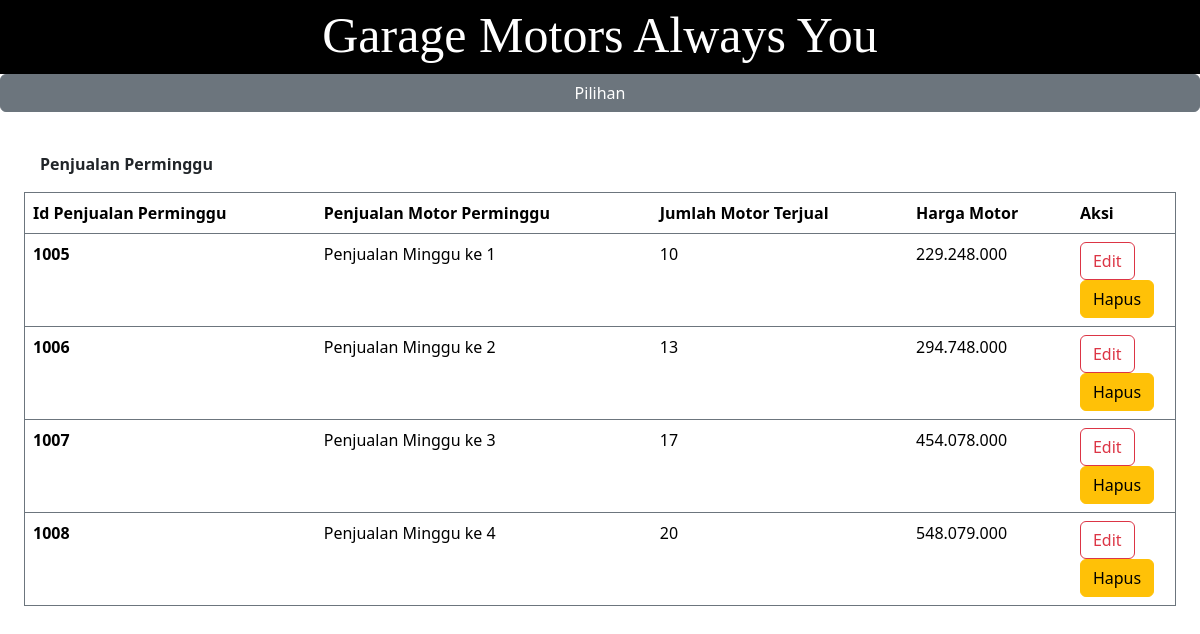
The app's page /index.php?page=penjualan_perminggu with its own data.
### tables this page shows
CREATE TABLE penjualan_perminggu (
  id_penjualan_perminggu INT 	    (10) NOT NULL AUTO_INCREMENT,
  penjualan_motor_perminggu VARCHAR (50) NOT NULL,
  jumlah_motor_terjual VARCHAR      (50) NOT NULL,
  harga_motor VARCHAR               (50) NOT NULL,
  PRIMARY KEY                       (id_penjualan_perminggu)
);

### penjualan_perminggu.php (the view)
<div class ="justify-content">
<div class ="col-3"><b> Penjualan Perminggu </b></div>
</div>
</div>
<table class     ="table border border-secondary">
	<thead class="thead">
		<tr>
               <th scope ="col"> Id Penjualan Perminggu </th>
			<th scope ="col"> Penjualan Motor Perminggu </th>
			<th scope ="col"> Jumlah Motor Terjual </th>
               <th scope ="col"> Harga Motor </th>
			<th scope ="col" width="9%"> Aksi </th>
		</tr>
	</thead>
	<body>
		<?php
		$que   	 = "SELECT * FROM penjualan_perminggu";
		$select    = mysqli_query($con,$que);
          while($data= mysqli_fetch_array($select)){
		?>
		<tr>
              <th scope="row"><?php echo $data['id_penjualan_perminggu']; ?></th>
			<td><?php echo $data['penjualan_motor_perminggu']; ?></td>
			<td><?php echo $data['jumlah_motor_terjual']; ?></td>
               <td><?php echo $data['harga_motor']; ?></td>
			<td>
			<a href="index.php?page=penjualan_perminggu-edit&id=<?php echo $data['id_penjualan_perminggu']; ?>"><button class="btn btn-outline-danger" type="button"> Edit </button></a>
		     <a href="index.php?page=penjualan_perminggu-delete&id=<?php echo $data['id_penjualan_perminggu']; ?>"><button class="btn btn-warning" type="button"> Hapus </button></a>
			</td>
			</tr>
		<?php }
		?>
	</body>
</table>

### style.css (style rules this page uses)
* { Padding: 0; Margin: 0; }

### index.php (style rules this page uses)
html, body { height: 100%; }

### records on screen
penjualan_perminggu: id_penjualan_perminggu "1005", penjualan_motor_perminggu "Penjualan Minggu ke 1", jumlah_motor_terjual "10", harga_motor "229.248.000"
penjualan_perminggu: id_penjualan_perminggu "1006", penjualan_motor_perminggu "Penjualan Minggu ke 2", jumlah_motor_terjual "13", harga_motor "294.748.000"
penjualan_perminggu: id_penjualan_perminggu "1007", penjualan_motor_perminggu "Penjualan Minggu ke 3", jumlah_motor_terjual "17", harga_motor "454.078.000"
penjualan_perminggu: id_penjualan_perminggu "1008", penjualan_motor_perminggu "Penjualan Minggu ke 4", jumlah_motor_terjual "20", harga_motor "548.079.000"
